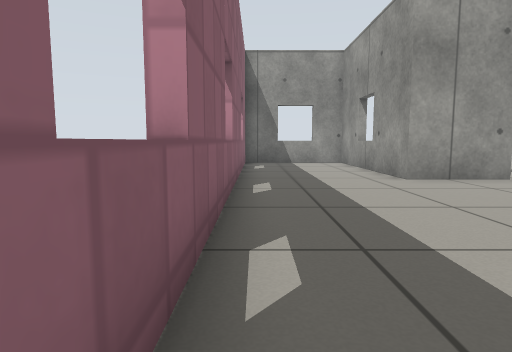
View 1 (above)

13 first-person views from a walk through a world built for the Gazebo simulator. The camera is 0.5 m above the floor, tilts 6° down and sees 75° across. The floor is counted in squares, 0.5 m on a side. Each view is taken from the middle of a square. On the plan, view 1 faces up. The plan holds only what a view shows up to about 12 squares ahead; the rest is blank. Simple patterns stand in for the simulator's built-in surfaces.

View 2
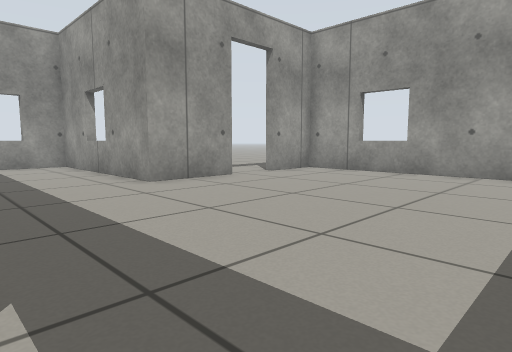

View 3
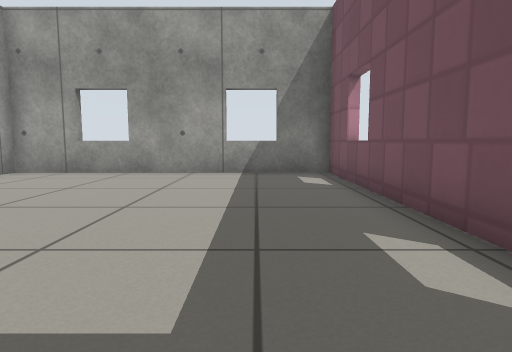

View 4
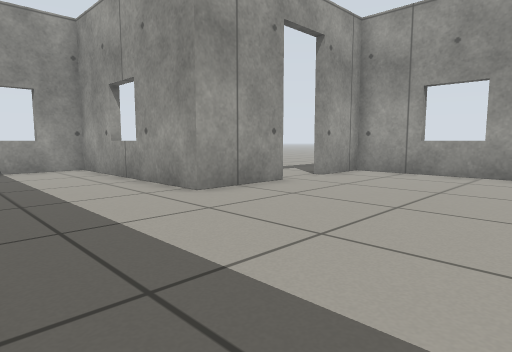

View 5
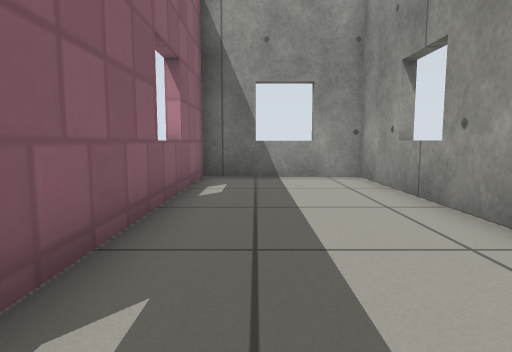

View 6
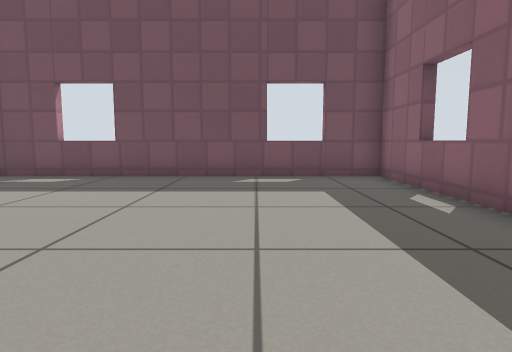

View 7
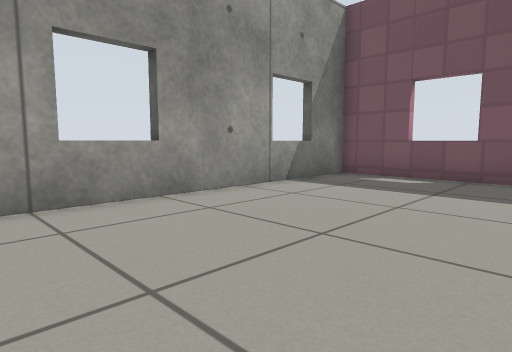

View 8
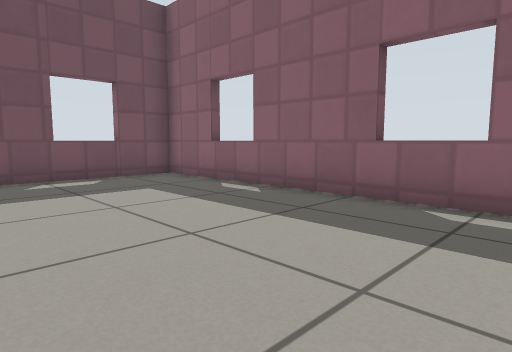

View 9
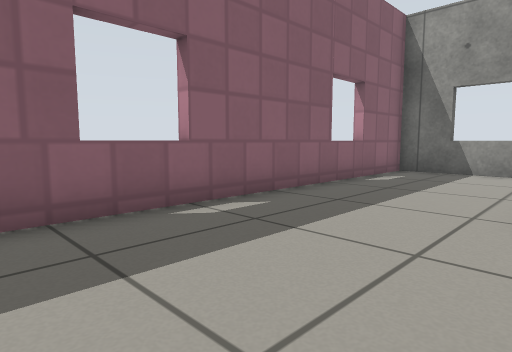

View 10
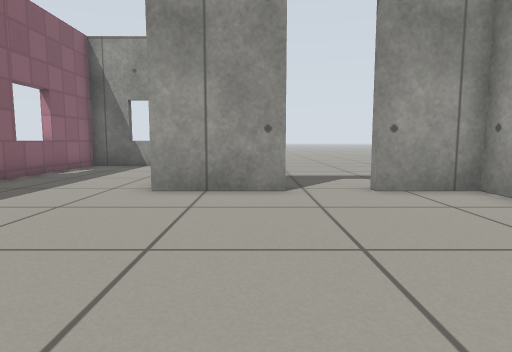

View 11
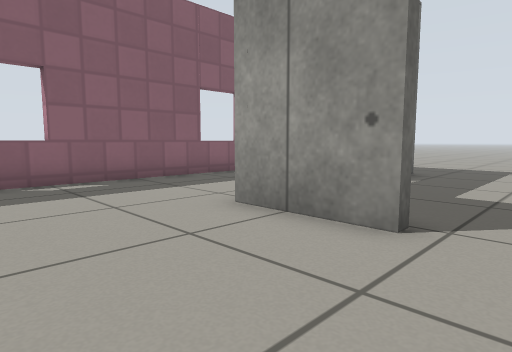

View 12
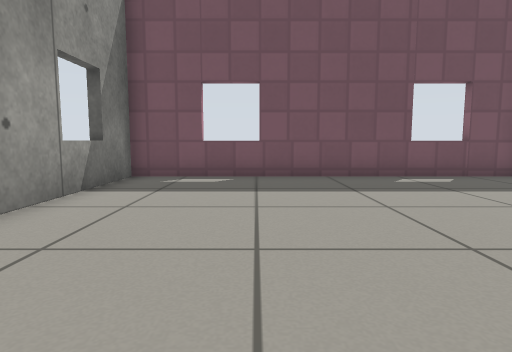

View 13
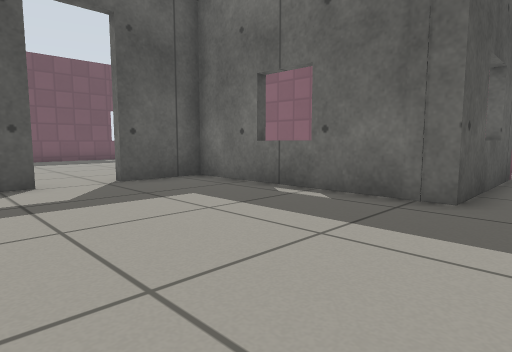

### Floor plan
Points are (right, up) in squares from view 1. A wall is a line through its corners. A room is listed if a view was taken in it or the views show most of it. See-through windows are left out.
Room 1 (views 1, 2, 3, 4, 5, 6, 7, 8, 9, 10, 11, 12)
walls: (6.6, 8.6) (3.9, 8.6) (3.9, 15.3) (-0.5, 15.3) (-0.5, -1.3) (10.5, -1.3) (10.5, 8.6) (8.4, 8.6)
ways out: open door at (7.5, 9) to room 2
Room 2 (view 13)
walls: (8.4, 8.9) (9, 8.9); (-0.6, 15.6) (4.2, 15.6) (4.2, 8.9) (6.6, 8.9)
ways out: open door at (7.5, 9) to room 1

Where each view was taken, in squares from view 1:
view 1: 0 up, 0 right, facing up
view 2: 1 up, 0 right, facing up-right
view 3: 1 up, 0 right, facing right
view 4: 3 up, 0 right, facing up-right
view 5: 6 up, 1 right, facing up
view 6: 8 up, 3 right, facing down
view 7: 8 up, 5 right, facing down-right
view 8: 8 up, 5 right, facing down-left
view 9: 4 up, 4 right, facing up-left
view 10: 2 up, 6 right, facing up
view 11: 5 up, 8 right, facing up-left
view 12: 8 up, 7 right, facing down
view 13: 17 up, 10 right, facing down-left
